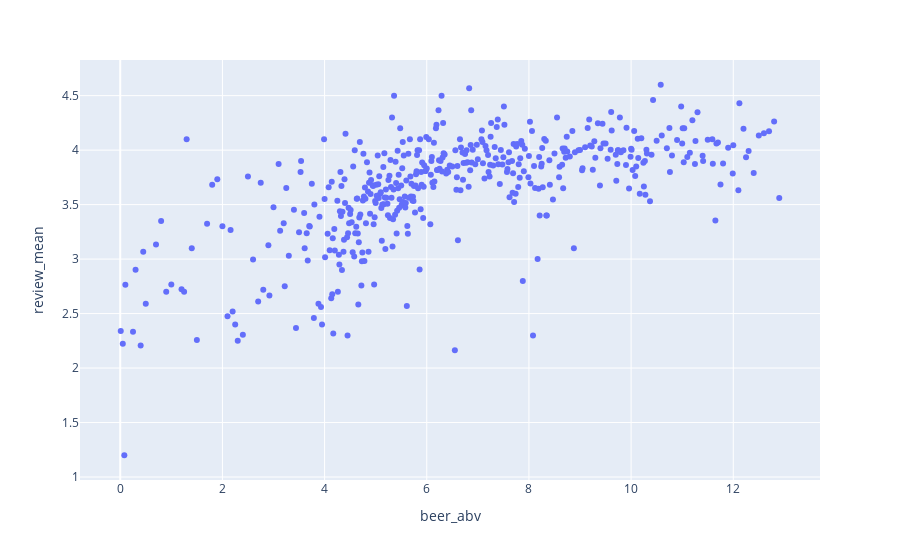

This figure's notebook cell:
### Code cell
fig = px.scatter(df_ml[df_ml['beer_abv']<13], x="beer_abv", y="review_mean", height=800)
fig.show()

### Figure 1 — Plotly figure (JSON) as saved in the notebook; plotly's stock layout.template omitted (floating-point values rounded to 4 significant figures; data arrays with more than 128 entries replaced by an {"elided": "..."} marker saying what was removed)
{"data": [{"hovertemplate": "beer_abv=%{x}<br>review_mean=%{y}<extra></extra>", "legendgroup": "", "marker": {"color": "#636efa", "symbol": "circle"}, "mode": "markers", "name": "", "showlegend": false, "type": "scatter", "x": {"elided": "459 float values"}, "xaxis": "x", "y": {"elided": "459 float values"}, "yaxis": "y"}], "layout": {"autosize": true, "legend": {"tracegroupgap": 0}, "margin": {"t": 60}, "xaxis": {"anchor": "y", "autorange": true, "domain": [0, 1], "range": [-0.7572, 13.67], "title": {"text": "beer_abv"}, "type": "linear"}, "yaxis": {"anchor": "x", "autorange": true, "domain": [0, 1], "range": [0.987, 4.813], "title": {"text": "review_mean"}, "type": "linear"}}}
